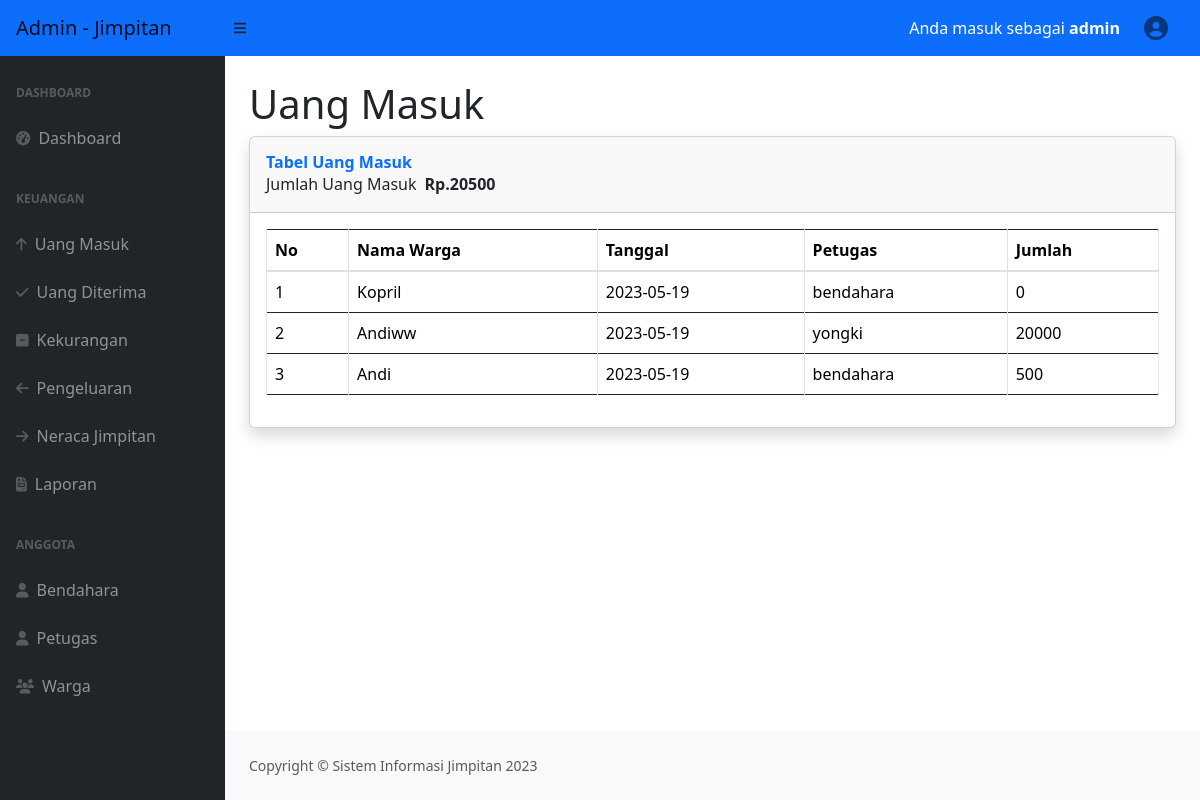
Screenshot of /uangmasuk.php (signed in) with the database file from the repository.
### tables this page shows
CREATE TABLE `pemasukan` (
  `id` int(11) NOT NULL,
  `nama_warga` varchar(25) NOT NULL,
  `tanggal` date NOT NULL,
  `petugas` varchar(25) NOT NULL,
  `jumlah` varchar(11) NOT NULL,
  `status` varchar(10) NOT NULL
);

### uangmasuk.php (the view, shortened to what this page needs)
<?php
include 'koneksidb.php';
$penghasilan_total = mysqli_query($conn, "SELECT sum(jumlah) FROM `pemasukan` WHERE `status`='masuk'");
$data_penghasilan_total = mysqli_fetch_assoc($penghasilan_total);
$hasil_penghasilan_total = $data_penghasilan_total['sum(jumlah)'];
?>
<!DOCTYPE html>
<html lang="en">
    <head>
        <link href="main/dataTables/datatables.min.css" rel="stylesheet"/>
        <link href="https://cdn.jsdelivr.net/npm/simple-datatables@latest/dist/style.css" rel="stylesheet" />
        <link href="css/styles.css" rel="stylesheet" />
        <link href="vendor/datatables/dataTables.bootstrap4.min.css" rel="stylesheet">
        <link href="main/dataTables/datatables.min.css" rel="stylesheet"/>
        <link rel="stylesheet" href="https://cdn.jsdelivr.net/npm/bootstrap@4.5.3/dist/css/bootstrap.min.css"
>
	<link rel="stylesheet" type="text/css" href="assets/css/bootstrap.css">
	<link rel="stylesheet" type="text/css" href="assets/DataTables/media/css/jquery.dataTables.css">
	<link rel="stylesheet" type="text/css" href="assets/DataTables/media/css/dataTables.bootstrap.css">
    </head>
<body class="sb-nav-fixed">
<?php
require ('header.php');
require ('sidenav.php');
?>
<div id="layoutSidenav_content">
<main>
<div class="container-fluid px-4">
    <h1 class="mt-4">Uang Masuk</h1>
<div class="card shadow mb-4">
            <div class="card-header py-3">
            <h6 class="m-0 font-weight-bold text-primary">Tabel Uang Masuk</h6>
                <div class="d-grid gap-2 d-md-flex ">
                <td>Jumlah Uang Masuk <strong>Rp.<?php echo $hasil_penghasilan_total ?></strong></td>
                </div>
            </div>
            <div class="card-body">
              <div class="table-responsive">
                <table class="table table-bordered" id="dataTable" width="100%" cellspacing="0">
<thead>
        <tr>
            <th>No</th>
            <th>Nama Warga</th>
            <th>Tanggal</th>
            <th>Petugas</th>
            <th>Jumlah</th>
        </tr>
</thead>
        <?php
    $query = "SELECT * FROM `pemasukan` WHERE `status`='masuk' ORDER BY `id` DESC";
            $result = mysqli_query($conn, $query);
            $no = 1;
            while($data = mysqli_fetch_assoc($result))
            {
              ?>
        <tr>
            <td><?php echo $no++ ?></td>
            <td><?php echo $data['nama_warga'] ?></td>
            <td><?php echo $data['tanggal'] ?></td>
            <td><?php echo $data['petugas'] ?></td>
            <td><?php echo $data['jumlah'] ?></td>
        </tr>
        <?php
            }
        ?>
</table>
</div>
</body>
<?php
require ('footer.php');
?>
</html>

### rows the page displays
pemasukan: nama_warga "Kopril", tanggal "2023-05-19", petugas "bendahara", jumlah "0"
pemasukan: nama_warga "Andiww", tanggal "2023-05-19", petugas "yongki", jumlah "20000"
pemasukan: nama_warga "Andi", tanggal "2023-05-19", petugas "bendahara", jumlah "500"

### other values shown
$_SESSION['username'] "admin"
$hasil_penghasilan_total "20500"
